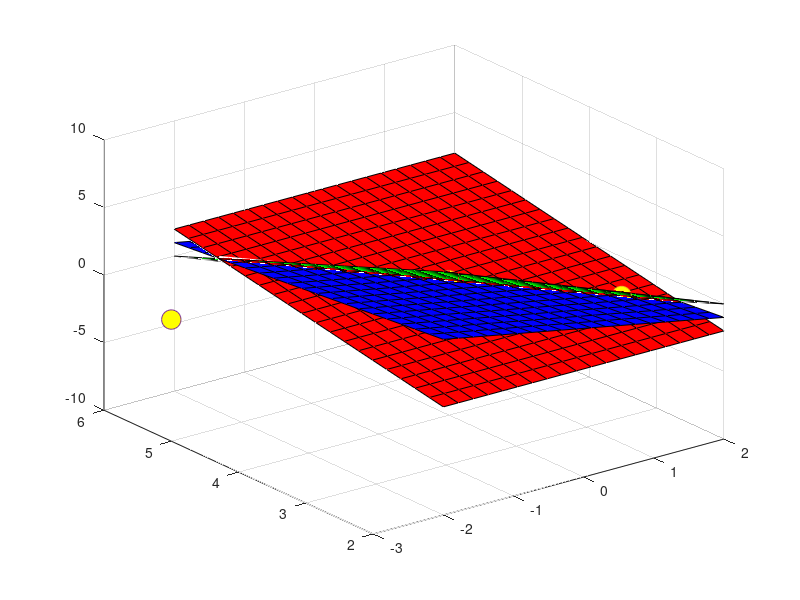

Reproduce this figure in MATLAB.
clc
clear all 


% y- z = 4  -- 
% 2x + y + 2z = 4
% 2x + y + z = 8



A = [0 1 -2 4; 2 1 2 4; 2 2 1 8];
rref(A)


x = linspace(-2,2,20);
y = linspace(2,6,20);
[X,Y] = meshgrid(x,y);

Z = Y-4;

surf(X,Y,Z, 'FaceColor', 'red');

hold on

Z=2-X-Y/2

surf(X,Y,Z, 'FaceColor', 'blue');

Z=8-2*X-2*Y

surf(X,Y,Z, 'FaceColor', 'green');

z = linspace(-4/3,4/3)
x = -3*z/2;
y = z+4;

plot3(x,y,z,'LineWidth',4,'Color','White')

hold off
rotate3d on


hold on

plot3(0,4,0,'Marker','o','MarkerSize',14,'MarkerFaceColor','yellow')
plot3(3/2,3,-1,'Marker','o','MarkerSize',14,'MarkerFaceColor','yellow')
plot3(-3,5,-1,'Marker','o','MarkerSize',14,'MarkerFaceColor','yellow')


hold off
